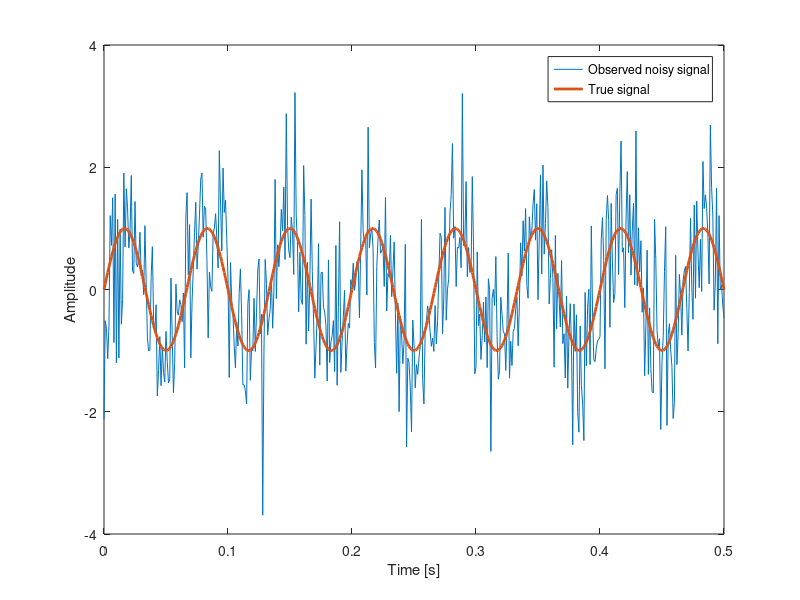

This figure's MATLAB source: (Note: this script raises an error after producing the figure.)
%%%%%%%%%%%%%%%%%%%%%%%%%%%%%%%%%%%%%%%%%%%%%%%%%%%%%%%%%%%%%%%%%%%%%%%%%%%
% Sample program for estimating Fo (fundamental frequency) based on       %
% cepstrum analysis                                                       %
%                                                                         %
% Coded by D. Kitamura (d-kitamura@ieee.org)                              %
%                                                                         %
% See also:                                                               %
% http://d-kitamura.net                                                   %
%%%%%%%%%%%%%%%%%%%%%%%%%%%%%%%%%%%%%%%%%%%%%%%%%%%%%%%%%%%%%%%%%%%%%%%%%%%

clear; close all; clc;

% Parameter setting
samplingFreq = 1000; % sampling frequency [Hz]
samplingTime = 1/samplingFreq; % sampling time [s]
sigTime = 0.5; % signal length [s]
timeAxis = 0:samplingTime:sigTime; % time axis
fo = 15; % signal frequency [Hz]
omega = 2*pi*fo; % angular frequency [rad/s]
sigma = 0.8; % amplitude of noise signal
threshold = 0.1; % threshold value in YIN (b/w 0 and 1)
foMin = 10; % minimum frequency for Fo estimation [Hz]
foMax = 20; % maximum frequency for Fo estimation [Hz]

% Produce signals
sig = sin(omega*timeAxis).'; % sine wave signal
noisySig = sig + sigma*randn(size(timeAxis)).'; % observed noisy signal

% Plot signals
plot(timeAxis, noisySig); hold on; plot(timeAxis, sig, 'LineWidth', 2); % plotting signals
xlabel('Time [s]'); ylabel('Amplitude'); % add axis labels
legend('Observed noisy signal', 'True signal', 'Location', 'northeast'); % add legends

% Fundamental frequency estimation based on YIN
estFo = foYin(noisySig,threshold,samplingFreq, foMin, foMax);
fprintf('True Fo: %.2f Hz\nEstimated Fo: %.2f Hz\nError rate: %.2f %%\n', fo, estFo, 100*abs(fo-estFo)/fo);
%%%%%%%%%%%%%%%%%%%%%%%%%%%%%%%%%%% EOF %%%%%%%%%%%%%%%%%%%%%%%%%%%%%%%%%%%